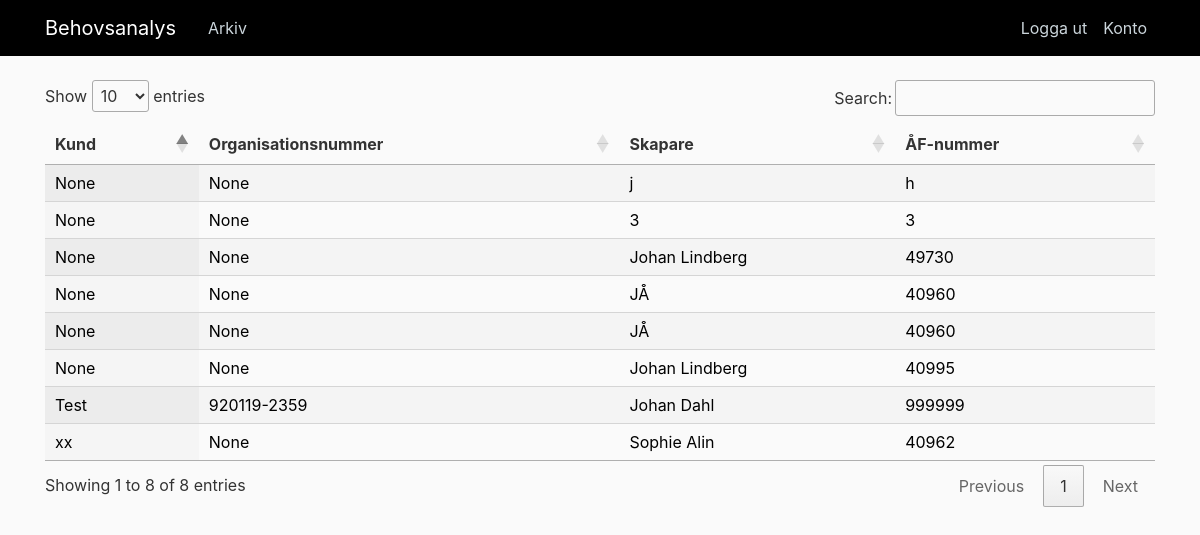
The page /kund (signed in) on the database its author committed.
### app/models.py (models this page shows, shortened)
class Responses(db.Model, UserMixin):
    response_id = db.Column(db.Integer, primary_key=True)
    timestamp = db.Column(db.String(20))
    afNum = db.Column(db.String(150))
    creator = db.Column(db.String(150))
    custOrgNum = db.Column(db.String(150), unique=True)
    custCompName = db.Column(db.String(150))
    custNumCars = db.Column(db.String(150))
    custCompContact = db.Column(db.String(150))
    custCompEmail = db.Column(db.String(150))
    custCompPhone = db.Column(db.String(150))
    q9 = db.Column(db.String(500))
    q10 = db.Column(db.String(500))
    q11 = db.Column(db.String(500))
    q12 = db.Column(db.String(500))
    q13 = db.Column(db.String(500))
    q14 = db.Column(db.String(500))
    q15 = db.Column(db.String(500))
    q16 = db.Column(db.String(500))
    q17 = db.Column(db.String(500))
    q18 = db.Column(db.String(500))
    q19 = db.Column(db.String(500))
    q20 = db.Column(db.String(500))
    q21 = db.Column(db.String(500))
    q22 = db.Column(db.String(500))
    q23 = db.Column(db.String(500))
    q24 = db.Column(db.String(500))
    q25 = db.Column(db.String(500))
    q26 = db.Column(db.String(500))
    q27 = db.Column(db.String(500))
    q28 = db.Column(db.String(500))
    q29 = db.Column(db.String(500))
    q30 = db.Column(db.String(500))
    q31 = db.Column(db.String(500))
    q32 = db.Column(db.String(500))
    q33 = db.Column(db.String(500))
    q34 = db.Column(db.String(500))
    q35 = db.Column(db.String(500))
    q36 = db.Column(db.String(500))
    q37 = db.Column(db.String(500))
    q38 = db.Column(db.String(500))
    q39 = db.Column(db.String(500))
    q40 = db.Column(db.String(500))
    q41 = db.Column(db.String(500))
    q42 = db.Column(db.String(500))
    q43 = db.Column(db.String(500))
    q44 = db.Column(db.String(500))
    q45 = db.Column(db.String(500))
    q46 = db.Column(db.String(500))
    q47 = db.Column(db.String(500))
    q48 = db.Column(db.String(500))
    q49 = db.Column(db.String(500))
    q50 = db.Column(db.String(500))
    q51 = db.Column(db.String(500))
    q52 = db.Column(db.String(500))
    q53 = db.Column(db.String(500))
    q54 = db.Column(db.String(500))
    q55 = db.Column(db.String(500))
    q56 = db.Column(db.String(500))
    q57 = db.Column(db.String(500))
    q58 = db.Column(db.String(500))
    q59 = db.Column(db.String(500))
    q60 = db.Column(db.String(500))
    q61 = db.Column(db.String(500))
    q62 = db.Column(db.String(500))
    q63 = db.Column(db.String(500))
    q64 = db.Column(db.String(500))
    q65 = db.Column(db.String(500))
    q66 = db.Column(db.String(500))
    q67 = db.Column(db.String(500))
    q68 = db.Column(db.String(500))
    q69 = db.Column(db.String(500))
    q70 = db.Column(db.String(500))
    q71 = db.Column(db.String(500))
    q72 = db.Column(db.String(500))
    q73 = db.Column(db.String(500))
    q74 = db.Column(db.String(500))
    q75 = db.Column(db.String(500))
    q76 = db.Column(db.String(500))
    q77 = db.Column(db.String(500))
    q78 = db.Column(db.String(500))
    q79 = db.Column(db.String(500))
    q80 = db.Column(db.String(500))
    q81 = db.Column(db.String(500))
    q82 = db.Column(db.String(500))
    q83 = db.Column(db.String(500))
    q84 = db.Column(db.String(500))
    q85 = db.Column(db.String(500))
    q86 = db.Column(db.String(500))
    q87 = db.Column(db.String(500))
    q88 = db.Column(db.String(500))
    q89 = db.Column(db.String(500))
    q90 = db.Column(db.String(500))
    q91 = db.Column(db.String(500))
    q92 = db.Column(db.String(500))
    q93 = db.Column(db.String(500))
    q94 = db.Column(db.String(500))
    q95 = db.Column(db.String(500))
    q96 = db.Column(db.String(500))
    q97 = db.Column(db.String(500))
    q98 = db.Column(db.String(500))
    q99 = db.Column(db.String(500))
    q100 = db.Column(db.String(500))
    q101 = db.Column(db.String(500))
    q102 = db.Column(db.String(500))
    q103 = db.Column(db.String(500))
    q104 = db.Column(db.String(500))
    q105 = db.Column(db.String(500))
    q106 = db.Column(db.String(500))
    q107 = db.Column(db.String(500))
    q108 = db.Column(db.String(500))
    q109 = db.Column(db.String(500))
    q110 = db.Column(db.String(500))
    q111 = db.Column(db.String(500))
    q112 = db.Column(db.String(500))
    q113 = db.Column(db.String(500))
    q114 = db.Column(db.String(500))
    q115 = db.Column(db.String(500))
    q116 = db.Column(db.String(500))
    q117 = db.Column(db.String(500))
    q118 = db.Column(db.String(500))
    q119 = db.Column(db.String(500))
    q120 = db.Column(db.String(500))
    q121 = db.Column(db.String(500))
    q122 = db.Column(db.String(500))
    q123 = db.Column(db.String(500))
    q124 = db.Column(db.String(500))
    q125 = db.Column(db.String(500))
    q126 = db.Column(db.String(500))
    q127 = db.Column(db.String(500))
    q128 = db.Column(db.String(500))
    q129 = db.Column(db.String(500))
    q130 = db.Column(db.String(500))
    q131 = db.Column(db.String(500))
    q132 = db.Column(db.String(500))
    q133 = db.Column(db.String(500))
    q134 = db.Column(db.String(500))
    q135 = db.Column(db.String(500))
    q136 = db.Column(db.String(500))
    q137 = db.Column(db.String(500))
    q138 = db.Column(db.String(500))
    q139 = db.Column(db.String(500))
    q140 = db.Column(db.String(500))
    q141 = db.Column(db.String(500))
    q142 = db.Column(db.String(500))
    q143 = db.Column(db.String(500))
    q144 = db.Column(db.String(500))
    q145 = db.Column(db.String(500))
    q146 = db.Column(db.String(500))
    q147 = db.Column(db.String(500))
    q148 = db.Column(db.String(500))
    q149 = db.Column(db.String(500))
    q150 = db.Column(db.String(500))
    q151 = db.Column(db.String(500))
    q152 = db.Column(db.String(500))
    q153 = db.Column(db.String(500))
    q154 = db.Column(db.String(500))
    q155 = db.Column(db.String(500))
    q156 = db.Column(db.String(500))
    q157 = db.Column(db.String(500))
    q158 = db.Column(db.String(500))
    q159 = db.Column(db.String(500))
    q160 = db.Column(db.String(500))
    q161 = db.Column(db.String(500))
    q162 = db.Column(db.String(500))
    q163 = db.Column(db.String(500))
    q164 = db.Column(db.String(500))
    q165 = db.Column(db.String(500))
    q166 = db.Column(db.String(500))
    q167 = db.Column(db.String(500))
    q168 = db.Column(db.String(500))
    q169 = db.Column(db.String(500))
    q170 = db.Column(db.String(500))
    q171 = db.Column(db.String(500))
    q172 = db.Column(db.String(500))

### app/routes.py (the view)
@app.route("/kund")
@login_required
def kund():
    responses = Responses.query.all()  # Query på ALLA rader i hela databasen. En rad per företag. Definierad så att man får ('ÅF-nummer', 'Företagsnamn', 'organisationsnummer', 'KAM')
    return render_template('kund3.html', responses=responses,
                           title="Arkiv")  # Renderar kund.html och skickar med alla rader från databasen

### app/models.py (called while the page is built)
@login_manager.user_loader
def load_user(user_id):
    return User.query.get(int(user_id))

### app/templates/kund3.html (shortened to what this page needs)
{% extends "layout.html" %}
{% block head %}
<link rel="stylesheet" type="text/css" href="https://cdn.datatables.net/1.10.19/css/jquery.dataTables.css">
{% endblock head %}
{% block content %}
<table class="display" id="example" style="width:100%">
    <thead>
        <tr>
            <th>Kund</th>
            <th>Organisationsnummer</th>
            <th>Skapare</th>
            <th>ÅF-nummer</th>
        </tr>
    </thead>
    <tbody>
    {% for response in responses %}
        <tr>
            <td><a href="kund/{{response.custCompName}}">{{ response.custCompName }}</a></td>
            <td><a href="kund/{{response.custCompName}}">{{ response.custOrgNum }}</a></td>
            <td><a href="kund/{{response.custCompName}}">{{ response.creator }}</a></td>
            <td><a href="kund/{{response.custCompName}}">{{ response.afNum }}</a></td>
        </tr>
    {% endfor %}
    </tbody>
</table>
{% endblock content%}

### app/templates/layout.html (shortened to what this page needs)
<html>
<head>
    <link rel="stylesheet" href="https://maxcdn.bootstrapcdn.com/bootstrap/4.0.0/css/bootstrap.min.css">
    <link rel="stylesheet" type="text/css" href="{{ url_for('static', filename='main.css') }}">
    {% block head %}
	{% endblock head %}
</head>
<body>
	<header class="site-header">
	  <nav class="navbar navbar-expand-md navbar-dark bg-steel fixed-top">
	    <div class="container">
			<a class="navbar-brand mr-4" href="/">Behovsanalys</img></a>
	      <div class="collapse navbar-collapse" id="navbarToggle">
	        <div class="navbar-nav mr-auto">
				{% if current_user.is_authenticated %}
	          <a class="nav-item nav-link" href="{{ url_for('kund') }}">Arkiv</a>
				{% endif %}
	        </div>
	        <div class="navbar-nav">
	        	{% if current_user.is_authenticated %}
	        		<a class="nav-item nav-link" href="{{ url_for('logout') }}">Logga ut</a>
	        		<a class="nav-item nav-link" href="{{ url_for('account') }}">Konto</a>
	        	{% else %}
	        		<a class="nav-item nav-link" href="{{ url_for('login') }}">Logga in</a>
	          		<a class="nav-item nav-link" href="{{ url_for('register') }}">Registrera</a>
	        	{% endif %}
	        </div>
	      </div>
	    </div>
	  </nav>
	</header>
	<main role="main" class="container">
	  <div class="row">
	    <div class="col-md-12">
	    	{% block content %}{% endblock %}
	    </div>
	  </div>
	</main>
</body>
</html>

### app/static/main.css (style rules this page uses)
body { background: #fafafa; color: #333333; margin-top: 5rem; }
.bg-steel { background-color: #000000; }
.site-header .navbar-nav .nav-link { color: #cbd5db; }

### app/templates/kund3.html (style rules this page uses)
a { color: black; }

### rows shown on the page
Responses: custCompName "None", custOrgNum "None", creator "j", afNum "h"
Responses: custCompName "None", custOrgNum "None", creator "3", afNum "3"
Responses: custCompName "None", custOrgNum "None", creator "Johan Lindberg", afNum "49730"
Responses: custCompName "xx", custOrgNum "None", creator "Sophie Alin", afNum "40962"
Responses: custCompName "None", custOrgNum "None", creator "JÅ", afNum "40960"
Responses: custCompName "None", custOrgNum "None", creator "JÅ", afNum "40960"
Responses: custCompName "None", custOrgNum "None", creator "Johan Lindberg", afNum "40995"
Responses: custCompName "Test", custOrgNum "920119-2359", creator "Johan Dahl", afNum "999999"
